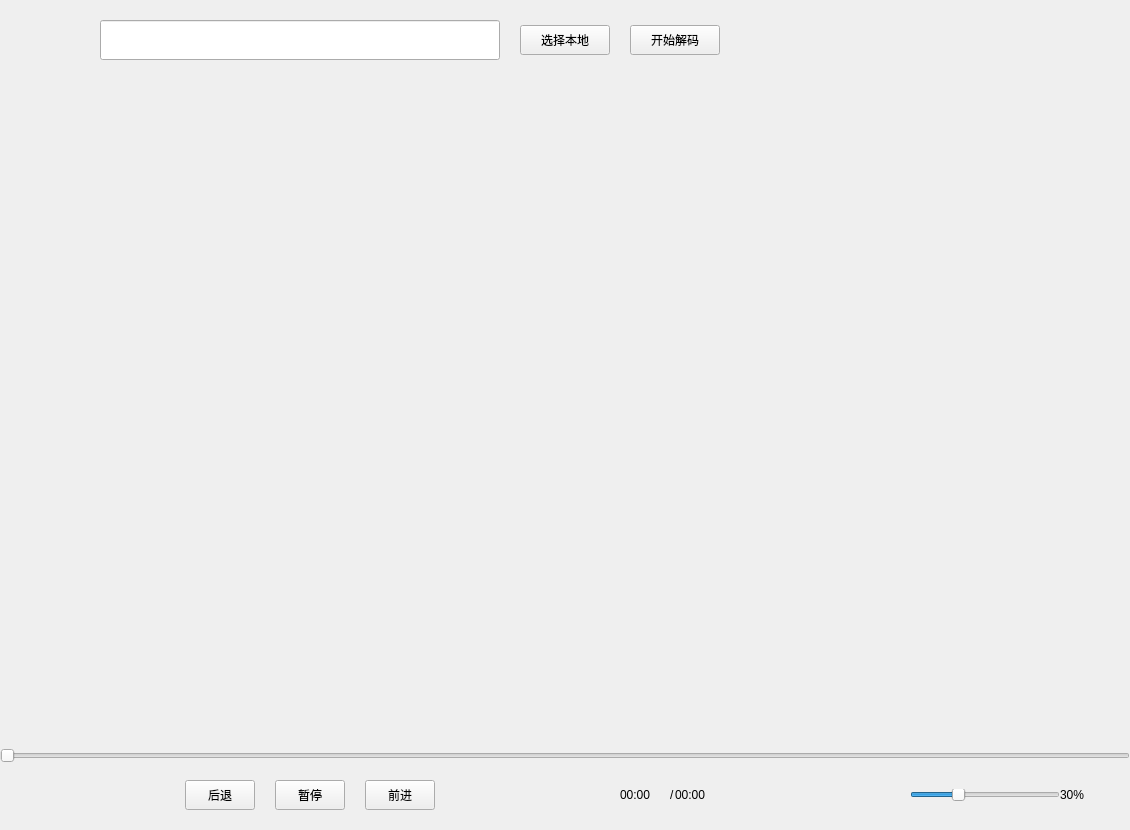
<?xml version="1.0" encoding="UTF-8"?>
<ui version="4.0">
 <class>Widget</class>
 <widget class="QWidget" name="Widget">
  <property name="geometry">
   <rect>
    <x>0</x>
    <y>0</y>
    <width>1130</width>
    <height>830</height>
   </rect>
  </property>
  <property name="minimumSize">
   <size>
    <width>1130</width>
    <height>830</height>
   </size>
  </property>
  <property name="windowTitle">
   <string>Widget</string>
  </property>
  <layout class="QVBoxLayout" name="verticalLayout">
   <property name="spacing">
    <number>0</number>
   </property>
   <property name="leftMargin">
    <number>0</number>
   </property>
   <property name="topMargin">
    <number>20</number>
   </property>
   <property name="rightMargin">
    <number>0</number>
   </property>
   <property name="bottomMargin">
    <number>20</number>
   </property>
   <item>
    <layout class="QHBoxLayout" name="horizontalLayout" stretch="0,2,0,0,0,0,3">
     <property name="spacing">
      <number>0</number>
     </property>
     <item>
      <spacer name="horizontalSpacer_2">
       <property name="orientation">
        <enum>Qt::Horizontal</enum>
       </property>
       <property name="sizeType">
        <enum>QSizePolicy::Fixed</enum>
       </property>
       <property name="sizeHint" stdset="0">
        <size>
         <width>100</width>
         <height>20</height>
        </size>
       </property>
      </spacer>
     </item>
     <item>
      <widget class="QLineEdit" name="lineEdit_input">
       <property name="sizePolicy">
        <sizepolicy hsizetype="Expanding" vsizetype="Fixed">
         <horstretch>0</horstretch>
         <verstretch>0</verstretch>
        </sizepolicy>
       </property>
       <property name="minimumSize">
        <size>
         <width>400</width>
         <height>40</height>
        </size>
       </property>
       <property name="maximumSize">
        <size>
         <width>16777215</width>
         <height>40</height>
        </size>
       </property>
       <property name="toolTip">
        <string>选择本地文件或输入网络URL拉取文件</string>
       </property>
      </widget>
     </item>
     <item>
      <spacer name="horizontalSpacer_7">
       <property name="orientation">
        <enum>Qt::Horizontal</enum>
       </property>
       <property name="sizeType">
        <enum>QSizePolicy::Fixed</enum>
       </property>
       <property name="sizeHint" stdset="0">
        <size>
         <width>20</width>
         <height>20</height>
        </size>
       </property>
      </spacer>
     </item>
     <item>
      <widget class="QPushButton" name="btn_addFile">
       <property name="sizePolicy">
        <sizepolicy hsizetype="Preferred" vsizetype="Fixed">
         <horstretch>0</horstretch>
         <verstretch>0</verstretch>
        </sizepolicy>
       </property>
       <property name="minimumSize">
        <size>
         <width>90</width>
         <height>30</height>
        </size>
       </property>
       <property name="maximumSize">
        <size>
         <width>90</width>
         <height>30</height>
        </size>
       </property>
       <property name="text">
        <string>选择本地</string>
       </property>
      </widget>
     </item>
     <item>
      <spacer name="horizontalSpacer_9">
       <property name="orientation">
        <enum>Qt::Horizontal</enum>
       </property>
       <property name="sizeType">
        <enum>QSizePolicy::Fixed</enum>
       </property>
       <property name="sizeHint" stdset="0">
        <size>
         <width>20</width>
         <height>20</height>
        </size>
       </property>
      </spacer>
     </item>
     <item>
      <widget class="QPushButton" name="btn_play">
       <property name="sizePolicy">
        <sizepolicy hsizetype="Minimum" vsizetype="Preferred">
         <horstretch>0</horstretch>
         <verstretch>0</verstretch>
        </sizepolicy>
       </property>
       <property name="minimumSize">
        <size>
         <width>90</width>
         <height>30</height>
        </size>
       </property>
       <property name="maximumSize">
        <size>
         <width>90</width>
         <height>30</height>
        </size>
       </property>
       <property name="sizeIncrement">
        <size>
         <width>0</width>
         <height>30</height>
        </size>
       </property>
       <property name="text">
        <string>开始解码</string>
       </property>
      </widget>
     </item>
     <item>
      <spacer name="horizontalSpacer">
       <property name="orientation">
        <enum>Qt::Horizontal</enum>
       </property>
       <property name="sizeHint" stdset="0">
        <size>
         <width>40</width>
         <height>20</height>
        </size>
       </property>
      </spacer>
     </item>
    </layout>
   </item>
   <item>
    <spacer name="verticalSpacer">
     <property name="orientation">
      <enum>Qt::Vertical</enum>
     </property>
     <property name="sizeType">
      <enum>QSizePolicy::Fixed</enum>
     </property>
     <property name="sizeHint" stdset="0">
      <size>
       <width>20</width>
       <height>20</height>
      </size>
     </property>
    </spacer>
   </item>
   <item>
    <widget class="OpenGLWidget" name="opengl_widget" native="true">
     <property name="sizePolicy">
      <sizepolicy hsizetype="Preferred" vsizetype="Expanding">
       <horstretch>0</horstretch>
       <verstretch>0</verstretch>
      </sizepolicy>
     </property>
     <property name="styleSheet">
      <string notr="true">QWidget{background:transparent;}</string>
     </property>
    </widget>
   </item>
   <item>
    <spacer name="verticalSpacer_3">
     <property name="orientation">
      <enum>Qt::Vertical</enum>
     </property>
     <property name="sizeType">
      <enum>QSizePolicy::Fixed</enum>
     </property>
     <property name="sizeHint" stdset="0">
      <size>
       <width>20</width>
       <height>10</height>
      </size>
     </property>
    </spacer>
   </item>
   <item>
    <widget class="AVPtsSlider" name="slider_AVPts">
     <property name="minimumSize">
      <size>
       <width>0</width>
       <height>18</height>
      </size>
     </property>
     <property name="maximumSize">
      <size>
       <width>16777215</width>
       <height>18</height>
      </size>
     </property>
     <property name="maximum">
      <number>100</number>
     </property>
     <property name="pageStep">
      <number>1</number>
     </property>
     <property name="orientation">
      <enum>Qt::Horizontal</enum>
     </property>
    </widget>
   </item>
   <item>
    <spacer name="verticalSpacer_2">
     <property name="orientation">
      <enum>Qt::Vertical</enum>
     </property>
     <property name="sizeType">
      <enum>QSizePolicy::Fixed</enum>
     </property>
     <property name="sizeHint" stdset="0">
      <size>
       <width>20</width>
       <height>15</height>
      </size>
     </property>
    </spacer>
   </item>
   <item>
    <layout class="QHBoxLayout" name="horizontalLayout_2">
     <property name="spacing">
      <number>0</number>
     </property>
     <property name="rightMargin">
      <number>20</number>
     </property>
     <item>
      <spacer name="horizontalSpacer_3">
       <property name="orientation">
        <enum>Qt::Horizontal</enum>
       </property>
       <property name="sizeHint" stdset="0">
        <size>
         <width>40</width>
         <height>20</height>
        </size>
       </property>
      </spacer>
     </item>
     <item>
      <widget class="QPushButton" name="btn_back">
       <property name="sizePolicy">
        <sizepolicy hsizetype="Preferred" vsizetype="Fixed">
         <horstretch>0</horstretch>
         <verstretch>0</verstretch>
        </sizepolicy>
       </property>
       <property name="minimumSize">
        <size>
         <width>70</width>
         <height>30</height>
        </size>
       </property>
       <property name="maximumSize">
        <size>
         <width>70</width>
         <height>30</height>
        </size>
       </property>
       <property name="sizeIncrement">
        <size>
         <width>0</width>
         <height>0</height>
        </size>
       </property>
       <property name="text">
        <string>后退</string>
       </property>
      </widget>
     </item>
     <item>
      <spacer name="horizontalSpacer_5">
       <property name="orientation">
        <enum>Qt::Horizontal</enum>
       </property>
       <property name="sizeType">
        <enum>QSizePolicy::Fixed</enum>
       </property>
       <property name="sizeHint" stdset="0">
        <size>
         <width>20</width>
         <height>20</height>
        </size>
       </property>
      </spacer>
     </item>
     <item>
      <widget class="QPushButton" name="btn_pauseon">
       <property name="sizePolicy">
        <sizepolicy hsizetype="Preferred" vsizetype="Fixed">
         <horstretch>0</horstretch>
         <verstretch>0</verstretch>
        </sizepolicy>
       </property>
       <property name="minimumSize">
        <size>
         <width>70</width>
         <height>30</height>
        </size>
       </property>
       <property name="maximumSize">
        <size>
         <width>70</width>
         <height>30</height>
        </size>
       </property>
       <property name="text">
        <string>暂停</string>
       </property>
      </widget>
     </item>
     <item>
      <spacer name="horizontalSpacer_6">
       <property name="orientation">
        <enum>Qt::Horizontal</enum>
       </property>
       <property name="sizeType">
        <enum>QSizePolicy::Fixed</enum>
       </property>
       <property name="sizeHint" stdset="0">
        <size>
         <width>20</width>
         <height>20</height>
        </size>
       </property>
      </spacer>
     </item>
     <item>
      <widget class="QPushButton" name="btn_up">
       <property name="sizePolicy">
        <sizepolicy hsizetype="Preferred" vsizetype="Fixed">
         <horstretch>0</horstretch>
         <verstretch>0</verstretch>
        </sizepolicy>
       </property>
       <property name="minimumSize">
        <size>
         <width>70</width>
         <height>30</height>
        </size>
       </property>
       <property name="maximumSize">
        <size>
         <width>70</width>
         <height>39</height>
        </size>
       </property>
       <property name="text">
        <string>前进</string>
       </property>
      </widget>
     </item>
     <item>
      <spacer name="horizontalSpacer_4">
       <property name="orientation">
        <enum>Qt::Horizontal</enum>
       </property>
       <property name="sizeHint" stdset="0">
        <size>
         <width>40</width>
         <height>20</height>
        </size>
       </property>
      </spacer>
     </item>
     <item>
      <layout class="QHBoxLayout" name="horizontalLayout_3">
       <property name="spacing">
        <number>0</number>
       </property>
       <item>
        <widget class="QLabel" name="label_pts">
         <property name="sizePolicy">
          <sizepolicy hsizetype="Fixed" vsizetype="Preferred">
           <horstretch>0</horstretch>
           <verstretch>0</verstretch>
          </sizepolicy>
         </property>
         <property name="minimumSize">
          <size>
           <width>50</width>
           <height>0</height>
          </size>
         </property>
         <property name="maximumSize">
          <size>
           <width>50</width>
           <height>16777215</height>
          </size>
         </property>
         <property name="layoutDirection">
          <enum>Qt::LeftToRight</enum>
         </property>
         <property name="text">
          <string>00:00</string>
         </property>
        </widget>
       </item>
       <item>
        <widget class="QLabel" name="label_seperator">
         <property name="sizePolicy">
          <sizepolicy hsizetype="Fixed" vsizetype="Preferred">
           <horstretch>0</horstretch>
           <verstretch>0</verstretch>
          </sizepolicy>
         </property>
         <property name="text">
          <string>/</string>
         </property>
        </widget>
       </item>
       <item>
        <widget class="QLabel" name="label_duration">
         <property name="sizePolicy">
          <sizepolicy hsizetype="Fixed" vsizetype="Preferred">
           <horstretch>0</horstretch>
           <verstretch>0</verstretch>
          </sizepolicy>
         </property>
         <property name="minimumSize">
          <size>
           <width>50</width>
           <height>0</height>
          </size>
         </property>
         <property name="maximumSize">
          <size>
           <width>50</width>
           <height>16777215</height>
          </size>
         </property>
         <property name="text">
          <string>00:00</string>
         </property>
        </widget>
       </item>
      </layout>
     </item>
     <item>
      <spacer name="horizontalSpacer_8">
       <property name="orientation">
        <enum>Qt::Horizontal</enum>
       </property>
       <property name="sizeHint" stdset="0">
        <size>
         <width>40</width>
         <height>20</height>
        </size>
       </property>
      </spacer>
     </item>
     <item>
      <widget class="QSlider" name="slider_volume">
       <property name="sizePolicy">
        <sizepolicy hsizetype="Preferred" vsizetype="Preferred">
         <horstretch>0</horstretch>
         <verstretch>0</verstretch>
        </sizepolicy>
       </property>
       <property name="minimumSize">
        <size>
         <width>150</width>
         <height>12</height>
        </size>
       </property>
       <property name="maximumSize">
        <size>
         <width>16777215</width>
         <height>12</height>
        </size>
       </property>
       <property name="maximum">
        <number>100</number>
       </property>
       <property name="value">
        <number>30</number>
       </property>
       <property name="sliderPosition">
        <number>30</number>
       </property>
       <property name="orientation">
        <enum>Qt::Horizontal</enum>
       </property>
      </widget>
     </item>
     <item>
      <widget class="QLabel" name="label_volume">
       <property name="sizePolicy">
        <sizepolicy hsizetype="Fixed" vsizetype="Preferred">
         <horstretch>0</horstretch>
         <verstretch>0</verstretch>
        </sizepolicy>
       </property>
       <property name="minimumSize">
        <size>
         <width>50</width>
         <height>0</height>
        </size>
       </property>
       <property name="text">
        <string>30%</string>
       </property>
      </widget>
     </item>
    </layout>
   </item>
  </layout>
 </widget>
 <customwidgets>
  <customwidget>
   <class>OpenGLWidget</class>
   <extends>QWidget</extends>
   <header>opengl_widget.h</header>
   <container>1</container>
  </customwidget>
  <customwidget>
   <class>AVPtsSlider</class>
   <extends>QSlider</extends>
   <header>slider_pts.h</header>
  </customwidget>
 </customwidgets>
 <resources/>
 <connections/>
</ui>
